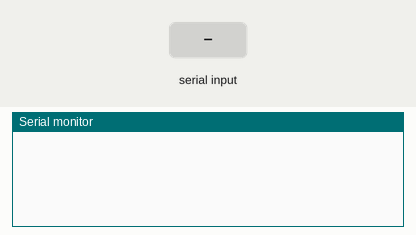
Recording of a program running on a simulated Arduino Leonardo, built with avr-gcc and run on an emulated ATmega32U4. Parts: the last lines printed to the serial monitor. The inputs (shaded band) are chosen by the test bench.

Above: at 1.2 s.
1.3 s: "wr 1\n" received over Serial
At 2.5 s:
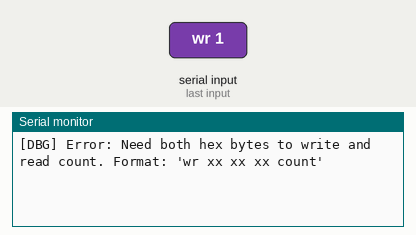
2.8 s: "wr\n" received over Serial
At 3.7 s:
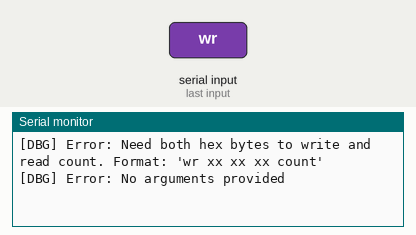
4.3 s: "90 45\n" received over Serial
At 5.0 s:
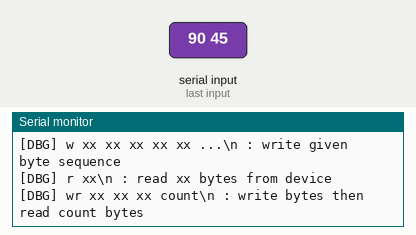
5.8 s: "a90\n" received over Serial
At 7.0 s:
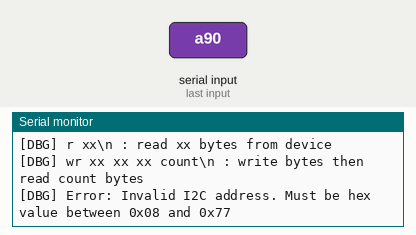
7.3 s: "a 45\n" received over Serial
At 8.3 s:
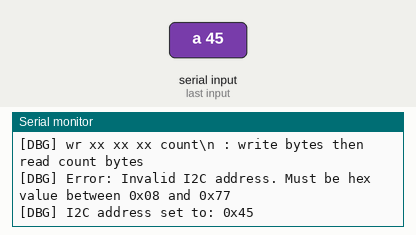
8.8 s: "r90\n" received over Serial
At 9.4 s:
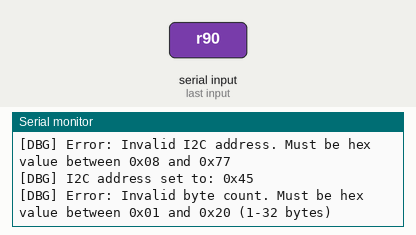

Measured:
- after the input at 1.3 s, the serial monitor: prints a new line at once (image 1)
- after the input at 2.8 s, the serial monitor: prints a new line at once (image 2)
- after the input at 4.3 s, the serial monitor: prints a new line at once (image 3)
- after the input at 5.8 s, the serial monitor: prints a new line at once (image 4)
- after the input at 7.3 s, the serial monitor: prints a new line at once (image 5)
- after the input at 8.8 s, the serial monitor: prints a new line at once (image 6)

The program:

main.cpp
```cpp
#include <Arduino.h>
#include <Wire.h>

uint8_t address;
bool showDebug = true;

void setup() {
    Serial.begin(9600);
    Serial.setTimeout(100000);
    Wire.begin();

}

void debug(const String& line, bool force=false) {
    if (showDebug || force) {
        Serial.print("[DBG] ");
        for (int i = 0; i < line.length(); i++) {
            Serial.print(line[i]);
            if (line[i] == '\n')
                Serial.print("[DBG] ");
        }
        Serial.println();
    }
}

int parseHexBytes(const String& input, uint8_t* bytes, int maxBytes) {
    int byteCount = 0;
    int startIdx = 0;

    while (startIdx < input.length() && byteCount < maxBytes) {
        // Find next space or end of string
        int endIdx = input.indexOf(' ', startIdx);
        if (endIdx == -1) endIdx = input.length();

        // Extract hex byte string
        String hexByte = input.substring(startIdx, endIdx);
        hexByte.trim();

        if (hexByte.length() == 0) {
            startIdx = endIdx + 1;
            continue;
        }

        // Convert hex string to byte
        char* endptr;
        long value = strtol(hexByte.c_str(), &endptr, 16);

        if (*endptr != '\0' || value < 0 || value > 255) {
            debug("Error: Invalid hex byte '" + hexByte + "'. Must be 00-FF");
            return -1;
        }

        bytes[byteCount++] = (uint8_t)value;
        startIdx = endIdx + 1;
    }

    return byteCount;
}

void parseAddress(String input) {
    // Parse hex byte from line and save to address variable
    input.trim();
    if (input.length() == 0) {
        debug("Error: No address provided");
        return;
    }

    // Parse single hex byte using helper function
    uint8_t addrByte = 0;
    int parsed = parseHexBytes(input, &addrByte, 1);
    if (parsed != 1) {
        debug("Error: Invalid I2C address. Must be a single hex value between 0x08 and 0x77");
        return;
    }

    // Check if address is valid I2C range (7-bit: 0x08-0x77)
    if (addrByte < 0x08 || addrByte > 0x77) {
        debug("Error: Invalid I2C address. Must be hex value between 0x08 and 0x77");
        return;
    }

    address = addrByte;
    debug("I2C address set to: 0x" + String(address, HEX));
}

void readBytes(String input) {
    // parse number of bytes from line. Read from I2C and print hex-representation of read bytes to Serial
    input.trim();
    if (input.length() == 0) {
        debug("Error: No byte count provided");
        return;
    }

    // Parse single hex byte using helper function
    uint8_t countByte;
    int parsed = parseHexBytes(input, &countByte, 1);

    if (parsed <= 0) {
        debug("Error: Invalid byte count. Must be hex value between 0x01 and 0x20 (1-32 bytes)");
        return;
    }

    uint8_t numBytes = countByte;
    if (numBytes == 0 || numBytes > 32) {
        debug("Error: Invalid byte count. Must be hex value between 0x01 and 0x20 (1-32 bytes)");
        return;
    }

    // Check if address has been set
    if (address == 0) {
        debug("Error: No I2C address set. Use 'a xx' command first");
        return;
    }

    // Request bytes from I2C device
    int received = Wire.requestFrom(address, numBytes);
    if (received == 0) {
        debug("Error: No response from I2C device at address 0x" + String(address, HEX));
        return;
    }

    // Read and print received bytes in hex format
    String output = "";
    bool first = true;
    while (Wire.available()) {
        if (!first) output += " ";
        first = false;

        uint8_t data = Wire.read();
        if (data < 0x10) output += "0";
        output += String(data, HEX);
    }

    output.toUpperCase();
    Serial.println(output);
    debug("Read " + String(received) + " bytes from I2C device");
}

void writeBytes(String input) {
    // parse the bytes from the line and send them to the device via I2C.
    input.trim();
    if (input.length() == 0) {
        debug("Error: No bytes provided");
        return;
    }

    // Check if address has been set
    if (address == 0) {
        debug("Error: No I2C address set. Use 'a xx' command first");
        return;
    }

    // Parse hex bytes using helper function
    uint8_t bytes[32];
    int byteCount = parseHexBytes(input, bytes, 32);

    if (byteCount <= 0) {
        debug("Error: No valid bytes found");
        return;
    }

    // Send bytes via I2C
    Wire.beginTransmission(address);
    for (int i = 0; i < byteCount; i++) {
        Wire.write(bytes[i]);
    }
    uint8_t result = Wire.endTransmission();

    if (result == 0) {
        String output = "Wrote " + String(byteCount) + " bytes: ";
        debug(output);
    } else {
        String error = "I2C transmission failed with error code: " + String(result);
        switch (result) {
            case 1: error += " (data too long)"; break;
            case 2: error += " (NACK on address)"; break;
            case 3: error += " (NACK on data)"; break;
            case 4: error += " (other error)"; break;
        }
        debug(error);
    }
}

void writeReadBytes(String input) {
    input.trim();
    if (input.length() == 0) {
        debug("Error: No arguments provided");
        return;
    }

    // Find the separator between write bytes and read count
    int lastSpaceIdx = input.lastIndexOf(' ');
    if (lastSpaceIdx == -1) {
        debug("Error: Need both hex bytes to write and read count. Format: 'wr xx xx xx count'");
        return;
    }

    String writeHexBytes = input.substring(0, lastSpaceIdx);
    String readCountStr = input.substring(lastSpaceIdx + 1);

    writeHexBytes.trim();
    readCountStr.trim();

    if (writeHexBytes.length() == 0 || readCountStr.length() == 0) {
        debug("Error: Need both hex bytes to write and read count. Format: 'wr xx xx xx count'");
        return;
    }

    writeBytes(writeHexBytes);
    readBytes(readCountStr);
}

void processLine(const String& line) {
    if (line[0] == 'a') {
        parseAddress(line.substring(1));
    }
    else if (line.startsWith("wr")) {
        writeReadBytes(line.substring(2));
    }
    else if (line[0] == 'r') {
        readBytes(line.substring(1));
    }
    else if (line[0] == 'w') {
        writeBytes(line.substring(1));
    }
    else {
        debug("Help: (xx = hex byte) \n\n"
              "a xx\\n : set target address\n"
              "w xx xx xx xx xx ...\\n : write given byte sequence\n"
              "r xx\\n : read xx bytes from device\n"
              "wr xx xx xx count\\n : write bytes then read count bytes");
    }

}

void loop() {
    String line = Serial.readStringUntil('\n');
    line.trim();
    processLine(line);
}
```
